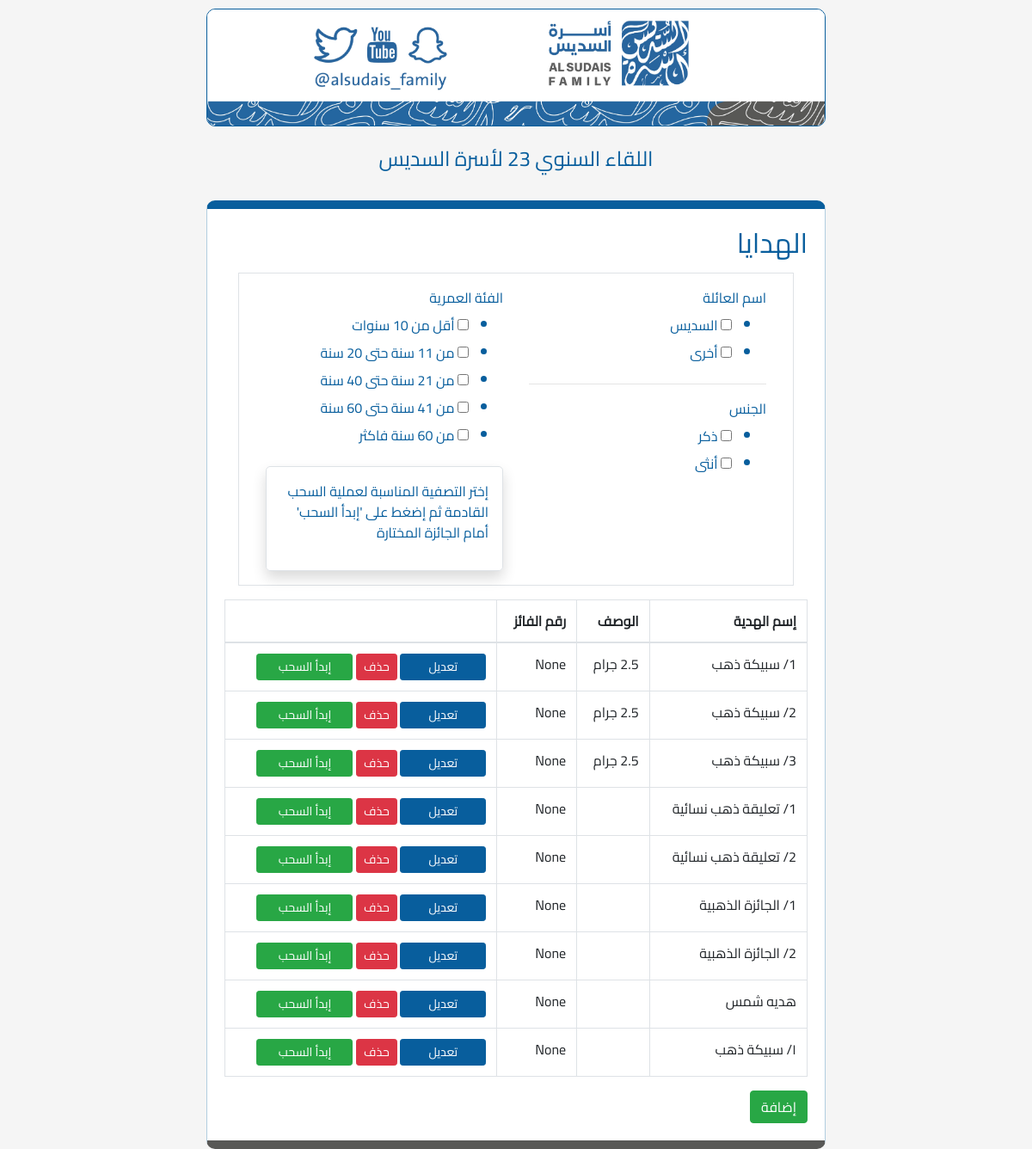
/prizes, run on an earlier commit of the app's database.
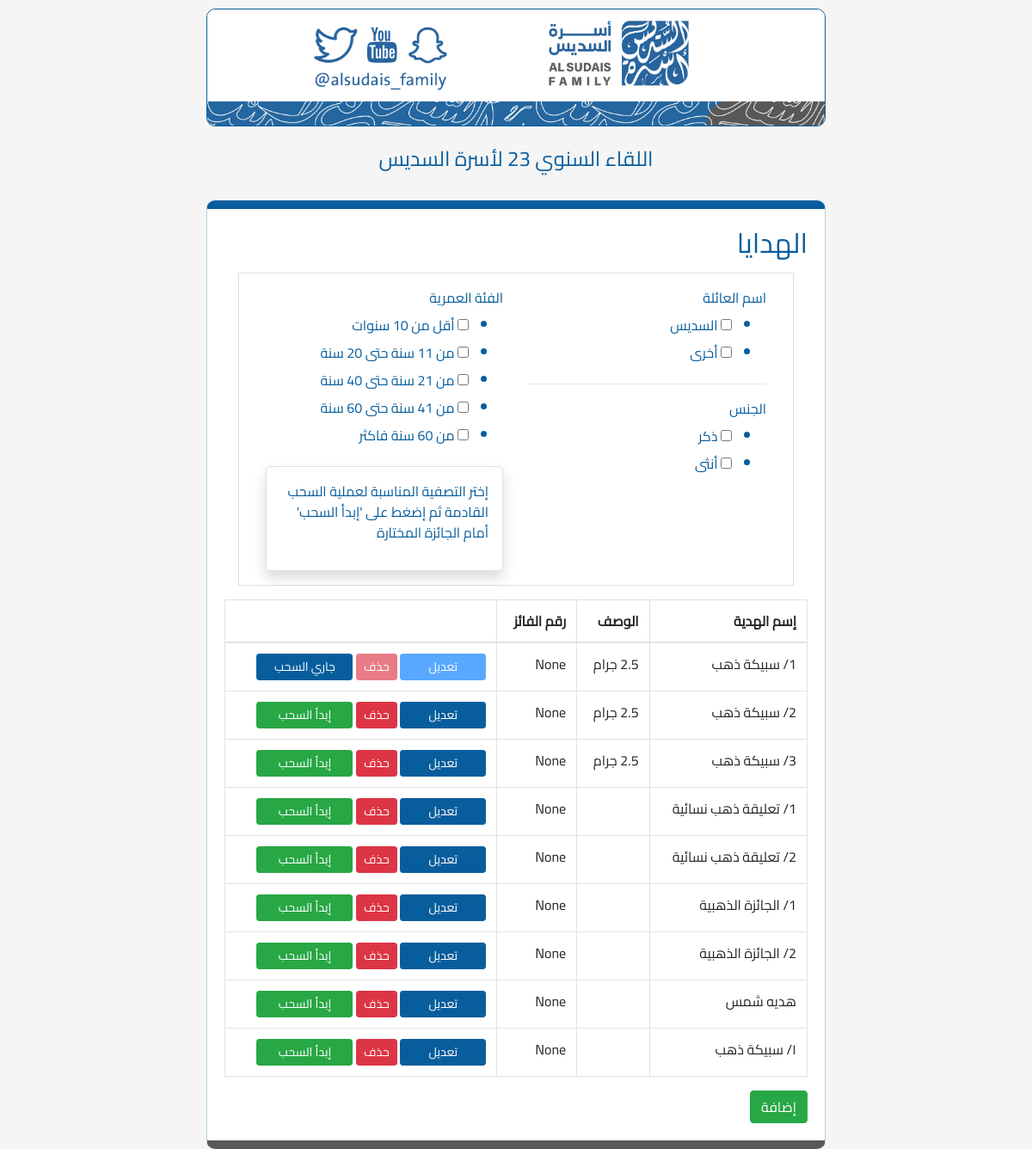
And on a later commit of the database.
### app.py (models this page shows, shortened)
class Prize(db.Model):
    __tablename__ = "prize"
    id = db.Column(db.Integer, primary_key=True)
    name = db.Column(db.String(100), nullable=False)
    description = db.Column(db.Text)
    guest_registration_number = db.Column(db.String(4))
    allowed_families = db.Column(db.String(100))
    allowed_age_range = db.Column(db.String(100))
    allowed_gender = db.Column(db.String(100))
    is_next = db.Column(db.Boolean, default=False)

### app.py (the view, shortened to what this page needs)
@app.route("/prizes", methods=["GET", "POST"])
def list_prizes():
    prizes = Prize.query.all()
    filters = FilterForm()
    return render_template("prizes.html", prizes=prizes, filters=filters)

### app.py
class FilterForm(FlaskForm):
    family_name = MultiCheckboxField(
        "اسم العائلة", choices=[("السديس", "السديس"), ("أخرى", "أخرى")]
    )
    age = MultiCheckboxField(
        "الفئة العمرية",
        choices=[
            ("أقل من 10 سنوات", "أقل من 10 سنوات"),
            ("من 11 سنة حتى 20 سنة", "من 11 سنة حتى 20 سنة"),
            ("من 21 سنة حتى 40 سنة", "من 21 سنة حتى 40 سنة"),
            ("من 41 سنة حتى 60 سنة", "من 41 سنة حتى 60 سنة"),
            ("من 60 سنة فاكثر", "من 60 سنة فاكثر"),
        ],
    )
    gender = MultiCheckboxField("الجنس", choices=[("ذكر", "ذكر"), ("أنثى", "أنثى")])
    prize_id = IntegerField("الهدية", validators=[DataRequired()])
    submit = SubmitField("بحث")

### templates/prizes.html (shortened to what this page needs)
<!DOCTYPE html>
{% extends 'master.html' %}
{% block content %}
  <h2>الهدايا</h2>
  <form method="post">
    <div class="border p-3 m-3 row ">
      <div class="col">
        {{ filters.family_name.label(class="form-label") }}
        {{ filters.family_name() }}
        <hr>
        {{ filters.gender.label(class="form-label") }}
        {{ filters.gender() }}
        </div>
      <div class="col">
        {{ filters.age.label(class="form-label") }}
        {{ filters.age() }}
        <div class="border p-3 shadow" style="border-radius: 5px;">
          <p>إختر التصفية المناسبة لعملية السحب القادمة ثم إضغط على 'إبدأ السحب' أمام الجائزة المختارة</p>
        </div>
      </div>
    </div>
  <table class="table table-bordered">
    <thead>
      <tr>
        <th>إسم الهدية</th>
        <th>الوصف</th>
        <th>رقم الفائز</th>
        <th></th>
      </tr>
    </thead>
    <tbody>
      {% for prize in prizes %}
        <tr>
          <td>{{ prize.name }}</td>
          <td>{{ prize.description }}</td>
          <td>{{ prize.guest_registration_number }}</td>
          <td>
            {% if not prize.is_next %}
              <a href="{{ url_for('edit_prize', id=prize.id) }}" class="btn btn-primary btn-sm">تعديل</a>
            {% else %}
              <span class="btn btn-primary btn-sm disabled">تعديل</span>
            {% endif %}
            <form action="{{ url_for('delete_prize', id=prize.id) }}" method="post" style="display: inline-block;">
              {% if not prize.is_next %}
                <button type="submit" class="btn btn-danger btn-sm" onclick="return confirm('هل أنت متأكد من الحذف؟')">حذف</button>
              {% else %}
                <span class="btn btn-danger btn-sm disabled">حذف</span>
              {% endif %}
            </form>
            {%if prize.guest_registration_number==None and not prize.is_next%}
            <button type="submit" class="btn btn-success btn-sm" style="width: 8em" name="prize_id" value="{{ prize.id }}">إبدأ السحب</button>
            {%elif prize.guest_registration_number==None and prize.is_next%}
            <button type="submit" class="btn btn-primary btn-sm" style="width: 8em" onclick="window.location.reload">جاري السحب</button>
            {%else%}
            <form action="{{ url_for('reset_prize', id=prize.id) }}" method="post" style="display: inline-block;">
              <button type="submit" class="btn btn-warning btn-sm" style="width: 8em" onclick="return confirm('هل أنت متأكد من إعادة التهيئة؟')">إعادة التهيئة</button>
            </form>
            {%endif%}
          </td>
        </tr>
      {% endfor %}
    </tbody>
  </table>
  <a href="{{ url_for('add_prize') }}" class="btn btn-success">إضافة</a>
</form>
{% endblock %}

### templates/master.html (shortened to what this page needs)
<!DOCTYPE html>
<html lang="ar" dir="rtl">
<head>
    <link rel="stylesheet" href="https://stackpath.bootstrapcdn.com/bootstrap/4.5.2/css/bootstrap.min.css">
    <link rel="stylesheet" href="{{ url_for('static', filename='styles/bootstrap-rtl.min.css')}}">
    <link rel="stylesheet" href="{{ url_for('static', filename='styles/mystyle.css') }}">
</head>
<body>
    <div class="header">
        <img src="/static/Header.jpg" alt="Header Image">
        <div class="welcome-message">اللقاء السنوي 23 لأسرة السديس</div>
    </div>
    <div class="content">
        {% block content %}{% endblock %}
    </div>
</body>
</html>

### static/styles/mystyle.css (style rules this page uses)
* { font-family: 'Cairo-Regular', sans-serif; }
body { font-family: 'Cairo-Regular', sans-serif; background-color: whitesmoke; color: #085E9D; font-family: Arial, sans-serif; margin-left: auto; margin-right: auto; }
@media (min-width: 768px) { body { max-width: 60%; } }
.content { padding: 20px; background-color: white; border-radius: 10px; border-width: 1px; border-color: #085f9d50; border-style: solid; text-align: right; border-top: 10px solid #085E9D; border-bottom: 10px solid #585856; }
.header { padding-top: 10px; padding-bottom: 10px; text-align: center; }
.header img { max-width: 100%; min-height: 100px; border-radius: 10px; border-width: 1px; border-color: #085E9D; border-style: solid; }
.welcome-message { font-size: 24px; margin: 20px 0; }
.btn-primary { background-color: #085E9D; border-color: #085E9D; min-width: 100px; }

What changed in the data, as far as the page shows it:
changed Prize "1/ سبيكة ذهب": is_next "إبدأ السحب" → "جاري السحب"
